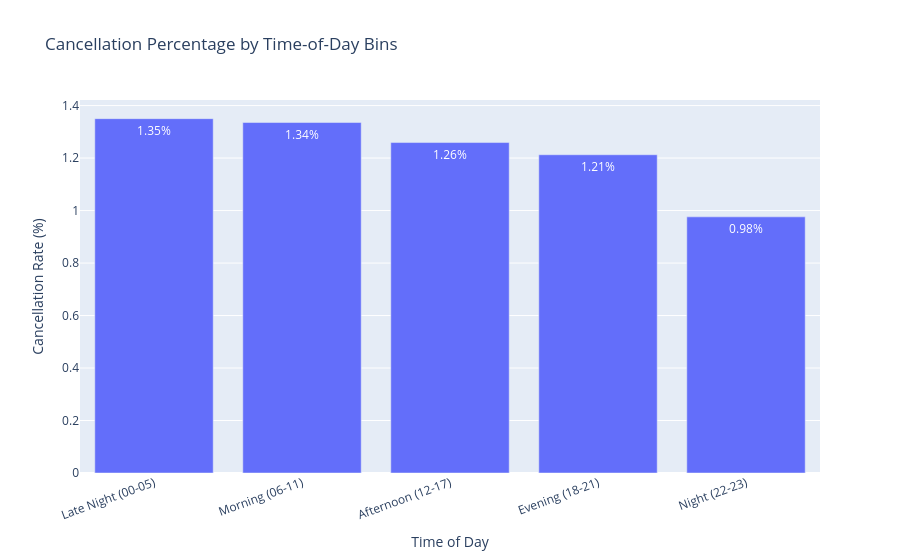

Notebook code cell kept with this figure:
### Code cell
from pathlib import Path
import pandas as pd
import plotly.express as px


INPUT_FILE = Path("cleaned_orders_dataset.csv")


def main() -> None:
    df = pd.read_csv(INPUT_FILE)

    df["order_purchase_timestamp"] = pd.to_datetime(
        df["order_purchase_timestamp"], errors="coerce"
    )
    df = df[df["order_purchase_timestamp"].notna()].copy()

    df["order_status"] = df["order_status"].astype("string").str.strip().str.lower()
    df["cancel_flag"] = df["order_status"].isin(["canceled", "unavailable"]).astype(int)
    df["order_hour"] = df["order_purchase_timestamp"].dt.hour

    # Time-of-day bins
    bins = [-1, 5, 11, 17, 21, 23]
    labels = [
        "Late Night (00-05)",
        "Morning (06-11)",
        "Afternoon (12-17)",
        "Evening (18-21)",
        "Night (22-23)",
    ]
    df["time_of_day"] = pd.cut(df["order_hour"], bins=bins, labels=labels)

    bin_summary = (
        df.groupby("time_of_day", observed=False, as_index=False)
        .agg(total_orders=("order_id", "count"), cancellations=("cancel_flag", "sum"))
    )
    bin_summary["cancellation_rate_pct"] = (
        bin_summary["cancellations"] / bin_summary["total_orders"]
    ) * 100

    hour_summary = (
        df.groupby("order_hour", as_index=False)
        .agg(total_orders=("order_id", "count"), cancellations=("cancel_flag", "sum"))
    )
    hour_summary["cancellation_rate_pct"] = (
        hour_summary["cancellations"] / hour_summary["total_orders"]
    ) * 100

    top_hour_row = hour_summary.sort_values("cancellation_rate_pct", ascending=False).iloc[0]
    top_hour = int(top_hour_row["order_hour"])
    top_hour_pct = float(top_hour_row["cancellation_rate_pct"])

    top_bin_row = bin_summary.sort_values("cancellation_rate_pct", ascending=False).iloc[0]
    top_bin = str(top_bin_row["time_of_day"])
    top_bin_pct = float(top_bin_row["cancellation_rate_pct"])

    print(f"Highest cancellation hour: {top_hour:02d}:00 with {top_hour_pct:.2f}% cancellation rate")
    print(f"Highest time-of-day bin: {top_bin} with {top_bin_pct:.2f}% cancellation rate")

    fig = px.bar(
        bin_summary,
        x="time_of_day",
        y="cancellation_rate_pct",
        text=bin_summary["cancellation_rate_pct"].map(lambda x: f"{x:.2f}%"),
        title="Cancellation Percentage by Time-of-Day Bins",
        labels={
            "time_of_day": "Time of Day",
            "cancellation_rate_pct": "Cancellation Rate (%)",
        },
        hover_data={"total_orders": True, "cancellations": True, "cancellation_rate_pct": ':.2f'},
    )
    fig.update_layout(xaxis_tickangle=-20)
    fig.show()


if __name__ == "__main__":
    main()

### Figure 1 — Plotly figure (JSON) as saved in the notebook; plotly's stock layout.template omitted (floating-point values rounded to 4 significant figures)
{"data": [{"customdata": [[4740, 64], [22240, 297], [38361, 483], [24161, 293], [9939, 97]], "hovertemplate": "Time of Day=%{x}<br>Cancellation Rate (%)=%{y:.2f}<br>text=%{text}<br>total_orders=%{customdata[0]}<br>cancellations=%{customdata[1]}<extra></extra>", "legendgroup": "", "marker": {"color": "#636efa", "pattern": {"shape": ""}}, "name": "", "orientation": "v", "showlegend": false, "text": ["1.35%", "1.34%", "1.26%", "1.21%", "0.98%"], "textposition": "auto", "type": "bar", "x": ["Late Night (00-05)", "Morning (06-11)", "Afternoon (12-17)", "Evening (18-21)", "Night (22-23)"], "xaxis": "x", "y": [1.35, 1.335, 1.259, 1.213, 0.976], "yaxis": "y"}], "layout": {"barmode": "relative", "legend": {"tracegroupgap": 0}, "title": {"text": "Cancellation Percentage by Time-of-Day Bins"}, "xaxis": {"anchor": "y", "domain": [0, 1], "tickangle": -20, "title": {"text": "Time of Day"}}, "yaxis": {"anchor": "x", "domain": [0, 1], "title": {"text": "Cancellation Rate (%)"}}}}
